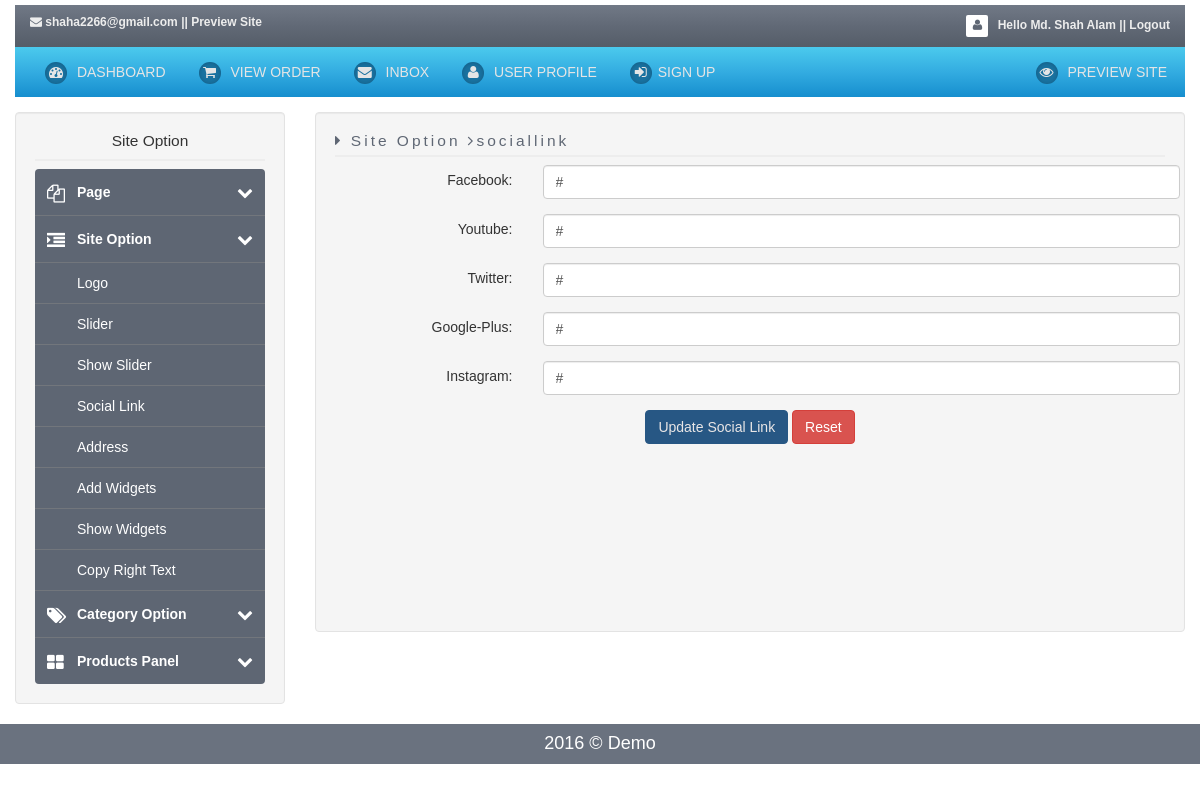
/admin/index.php?page=socialLink (signed in), run on the app's committed database.
### tables this page shows
CREATE TABLE `tbl_social` (
  `sLinkId` int(11) NOT NULL,
  `facebook` varchar(200) DEFAULT NULL,
  `youtube` varchar(200) DEFAULT NULL,
  `twitter` varchar(200) DEFAULT NULL,
  `googlePlus` varchar(200) DEFAULT NULL,
  `instagram` varchar(200) DEFAULT NULL,
  `dateTime` datetime DEFAULT NULL,
  `updateDateTime` datetime DEFAULT NULL
);

### config/database.php (called while the page is built, shortened)
<?php
	class Database{
		public $host = DB_HOST;
		public $user = DB_USER;
		public $pass = DB_PASS;
		public $dbname = DB_NAME;
		public $link;
		private function connectDB(){
			$this->link = new mysqli($this->host, $this->user,$this->pass, $this->dbname);
		}
		public function select($sql){
			$result = $this->link->query($sql) or die($this->link->error.__LINE__);
			if($result->num_rows > 0){
				return $result;
			}else{
				return false;
			}
		}
	}
?>

### classes/category.php (called while the page is built, shortened)
<?php
	$dirpath = realpath(dirname(__FILE__));
	include_once ($dirpath.'/../config/database.php');
?>
<?php
	class Category{
		private $db;
		public function __construct(){
			$this->db = new Database();
		}
		public function showSocialLink(){
			$query 	= "SELECT * FROM tbl_social ORDER BY sLinkId DESC";
			$result = $this->db->select($query);
			return $result;
		}
	}
?>

### admin/includes/socialLink.php (the view, shortened to what this page needs)
<div class="row">
	<div class="col-md-12 logoUpdate clearfix text-center">
			<?php
				$showSocialLink = $cat->showSocialLink();
				if($showSocialLink){
					while($result = $showSocialLink->fetch_assoc()){
				?>
			<form action = "" method = "POST" class="form-horizontal" enctype = "multipart/form-data">
				<div class="form-group">
					<div class="col-sm-3 control-label">
						Facebook:
					</div>
					<div class="col-sm-9">
						<input type="text" class="form-control" name="facebook" value="<?php echo $result['facebook']; ?>"/>
					</div>
				</div>
				<div class="form-group">
					<div class="col-sm-3 control-label">
						Youtube:
					</div>
					<div class="col-sm-9">
						<input type="text" class="form-control" name="youtube" value="<?php echo $result['youtube']; ?>"/>
					</div>
				</div>
				<div class="form-group">
					<div class="col-sm-3 control-label">
						Twitter:
					</div>
					<div class="col-sm-9">
						<input type="text" class="form-control" name="twitter" value="<?php echo $result['twitter']; ?>"/>
					</div>
				</div>
				<div class="form-group">
					<div class="col-sm-3 control-label">
						Google-Plus:
					</div>
					<div class="col-sm-9">
						<input type="text" class="form-control" name="googlePlus" value="<?php echo $result['googlePlus']; ?>"/>
					</div>
				</div>
				<div class="form-group">
					<div class="col-sm-3 control-label">
						Instagram:
					</div>
					<div class="col-sm-9">
						<input type="text" class="form-control" name="instagram" value="<?php echo $result['instagram']; ?>"/>
					</div>
				</div>
				<div class="form-group text-center">
					<input type = "submit" name = "updateSocialLink" value = "Update Social Link" class = "btn btn-default" />
					<input type = "Reset" name = "Reset" value = "Reset" class = "btn btn-danger" />
				</div>
			</form>
		<?php } } ?>
	</div>
</div>

### admin/css/style.css (style rules this page uses)
* { margin: 0px; padding: 0px; }
html, body { height: 100%; -webkit-font-smoothing: antialiased; font: normal 14px arial,sans-serif; }
.btn-default { background-color:#275784; border-color:#275784; color:#E9E6E6; }
.logoUpdate { text-align:center; }
.logoUpdate img, .logoUpdate input { margin:auto; }

### data on the page
tbl_social: facebook "#", youtube "#", twitter "#", googlePlus "#", instagram "#"

### other printed values
Session::get('email') "shaha2266@gmail.com"
Session::get('controlerName') "Md. Shah Alam"
$title "sociallink"
